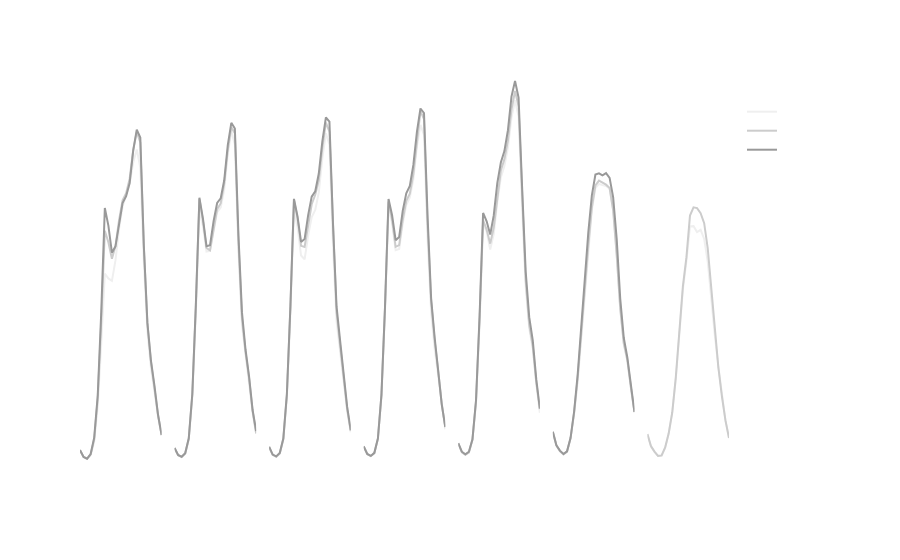

The notebook cell this image was saved under:
### Code cell
t_df = hour_df_lite
newco_template = dict(layout=go.Layout(title_font=dict(family="Courier New", size=22),
                     font = dict(family="Courier New"),
                     font_color = '#ffffff',
                     paper_bgcolor='rgba(0,0,0,0)', ##434343
                     plot_bgcolor='rgba(0,0,0,0)',
                     xaxis = dict(showgrid = False,color = '#ffffff'),
                     yaxis = dict(showgrid = False,color = '#ffffff')))

t_df['Week'] = t_df.Hour.dt.to_period('W').apply(lambda r: r.start_time)
t_df['Day of Week'] = t_df.Hour.dt.day_name()
t_df['Numeric Day of Week'] = t_df.Hour.dt.dayofweek
t_df['Hour of Day'] = t_df.Hour.dt.hour
t_df = t_df[t_df.Sector == 'onroad']
t_df = t_df[t_df.Hour >= '2015-01-05']
t_df = t_df.sort_values(by=['Week','Numeric Day of Week','Hour of Day'])

color_sequence = ['#ffffff','#efefef','#cccccc','#999999']
fig = px.line(t_df[t_df.Sector == 'onroad'],x='Hour of Day',y='tC',color='Week',facet_col='Day of Week',
              color_discrete_sequence = color_sequence)
fig = fig.update_layout(template=newco_template)
fig = fig.for_each_annotation(lambda a: a.update(text=a.text.split("=")[-1]))
fig = fig.update_xaxes(title = "")
fig = fig.update_yaxes(title = "")
fig.write_image('output_images/hourly_onroad_emissions.png')
fig

### Figure 1 — Plotly figure (JSON) as saved in the notebook; plotly's stock layout.template omitted (floating-point values rounded to 4 significant figures)
{"data": [{"hovertemplate": "Week=2015-01-05 00:00:00<br>Day of Week=Monday<br>Hour of Day=%{x}<br>tC=%{y}<extra></extra>", "legendgroup": "2015-01-05 00:00:00", "line": {"color": "#ffffff", "dash": "solid"}, "mode": "lines", "name": "2015-01-05 00:00:00", "orientation": "v", "showlegend": true, "type": "scatter", "x": [0, 1, 2, 3, 4, 5, 6, 7, 8, 9, 10, 11, 12, 13, 14, 15, 16, 17, 18, 19, 20, 21, 22, 23], "xaxis": "x", "y": [2.72, 1.803, 1.582, 2.112, 4.274, 10.23, 21.83, 35.93, 33.68, 30.31, 31.12, 34.55, 37.4, 38.2, 40.49, 45.28, 48.96, 45.11, 28.06, 18.11, 13.44, 12.98, 8.178, 4.981], "yaxis": "y"}, {"hovertemplate": "Week=2015-01-05 00:00:00<br>Day of Week=Tuesday<br>Hour of Day=%{x}<br>tC=%{y}<extra></extra>", "legendgroup": "2015-01-05 00:00:00", "line": {"color": "#ffffff", "dash": "solid"}, "mode": "lines", "name": "2015-01-05 00:00:00", "orientation": "v", "showlegend": false, "type": "scatter", "x": [0, 1, 2, 3, 4, 5, 6, 7, 8, 9, 10, 11, 12, 13, 14, 15, 16, 17, 18, 19, 20, 21, 22, 23], "xaxis": "x2", "y": [3.012, 2.062, 1.868, 2.301, 4.321, 10.29, 22.52, 37.52, 34.88, 31.07, 31.15, 34.31, 37.14, 38.02, 40.2, 45.15, 48.3, 46.73, 31.39, 20.67, 15.77, 12.38, 7.958, 5.107], "yaxis": "y2"}, {"hovertemplate": "Week=2015-01-05 00:00:00<br>Day of Week=Wednesday<br>Hour of Day=%{x}<br>tC=%{y}<extra></extra>", "legendgroup": "2015-01-05 00:00:00", "line": {"color": "#ffffff", "dash": "solid"}, "mode": "lines", "name": "2015-01-05 00:00:00", "orientation": "v", "showlegend": false, "type": "scatter", "x": [0, 1, 2, 3, 4, 5, 6, 7, 8, 9, 10, 11, 12, 13, 14, 15, 16, 17, 18, 19, 20, 21, 22, 23], "xaxis": "x3", "y": [3.123, 2.128, 1.807, 2.267, 4.281, 10.26, 22.26, 37.11, 34.57, 30.85, 31.03, 34.36, 37.09, 37.93, 40.45, 44.95, 48.59, 47.69, 32.7, 21.65, 17.26, 12.93, 8.293, 5.334], "yaxis": "y3"}, {"hovertemplate": "Week=2015-01-05 00:00:00<br>Day of Week=Thursday<br>Hour of Day=%{x}<br>tC=%{y}<extra></extra>", "legendgroup": "2015-01-05 00:00:00", "line": {"color": "#ffffff", "dash": "solid"}, "mode": "lines", "name": "2015-01-05 00:00:00", "orientation": "v", "showlegend": false, "type": "scatter", "x": [0, 1, 2, 3, 4, 5, 6, 7, 8, 9, 10, 11, 12, 13, 14, 15, 16, 17, 18, 19, 20, 21, 22, 23], "xaxis": "x4", "y": [3.227, 2.179, 1.918, 2.338, 4.322, 10.2, 22.16, 37.1, 34.7, 31.05, 31.04, 34.64, 37.5, 38.16, 40.71, 45.78, 49.39, 48.36, 33.07, 22.31, 17.28, 13.49, 8.958, 5.882], "yaxis": "y4"}, {"hovertemplate": "Week=2015-01-05 00:00:00<br>Day of Week=Friday<br>Hour of Day=%{x}<br>tC=%{y}<extra></extra>", "legendgroup": "2015-01-05 00:00:00", "line": {"color": "#ffffff", "dash": "solid"}, "mode": "lines", "name": "2015-01-05 00:00:00", "orientation": "v", "showlegend": false, "type": "scatter", "x": [0, 1, 2, 3, 4, 5, 6, 7, 8, 9, 10, 11, 12, 13, 14, 15, 16, 17, 18, 19, 20, 21, 22, 23], "xaxis": "x5", "y": [3.658, 2.414, 2.086, 2.416, 4.083, 9.383, 20.67, 35.01, 33.91, 31.76, 33.58, 37.93, 41.36, 42.75, 45.87, 50.53, 52.92, 50.74, 37.98, 26.54, 20.32, 17.05, 12.15, 8.202], "yaxis": "y5"}, {"hovertemplate": "Week=2015-01-05 00:00:00<br>Day of Week=Saturday<br>Hour of Day=%{x}<br>tC=%{y}<extra></extra>", "legendgroup": "2015-01-05 00:00:00", "line": {"color": "#ffffff", "dash": "solid"}, "mode": "lines", "name": "2015-01-05 00:00:00", "orientation": "v", "showlegend": false, "type": "scatter", "x": [0, 1, 2, 3, 4, 5, 6, 7, 8, 9, 10, 11, 12, 13, 14, 15, 16, 17, 18, 19, 20, 21, 22, 23], "xaxis": "x6", "y": [5.188, 3.377, 2.578, 2.14, 2.528, 4.27, 7.437, 11.99, 17.71, 24.19, 30.57, 36.2, 39.31, 39.35, 38.9, 38.57, 37.7, 34.03, 28.21, 21.15, 16.7, 14.64, 10.96, 7.472], "yaxis": "y6"}, {"hovertemplate": "Week=2015-01-05 00:00:00<br>Day of Week=Sunday<br>Hour of Day=%{x}<br>tC=%{y}<extra></extra>", "legendgroup": "2015-01-05 00:00:00", "line": {"color": "#ffffff", "dash": "solid"}, "mode": "lines", "name": "2015-01-05 00:00:00", "orientation": "v", "showlegend": false, "type": "scatter", "x": [0, 1, 2, 3, 4, 5, 6, 7, 8, 9, 10, 11, 12, 13, 14, 15, 16, 17, 18, 19, 20, 21, 22, 23], "xaxis": "x7", "y": [4.719, 3.092, 2.391, 1.848, 1.823, 2.882, 4.796, 7.258, 11.45, 17.43, 22.94, 26.63, 32.37, 33.72, 33.47, 32.9, 31.37, 28.49, 22.97, 17.01, 13.03, 9.806, 6.811, 4.367], "yaxis": "y7"}, {"hovertemplate": "Week=2015-01-12 00:00:00<br>Day of Week=Monday<br>Hour of Day=%{x}<br>tC=%{y}<extra></extra>", "legendgroup": "2015-01-12 00:00:00", "line": {"color": "#efefef", "dash": "solid"}, "mode": "lines", "name": "2015-01-12 00:00:00", "orientation": "v", "showlegend": true, "type": "scatter", "x": [0, 1, 2, 3, 4, 5, 6, 7, 8, 9, 10, 11, 12, 13, 14, 15, 16, 17, 18, 19, 20, 21, 22, 23], "xaxis": "x", "y": [2.759, 1.794, 1.517, 2.027, 3.927, 8.899, 17.75, 27.41, 26.75, 26.41, 29.27, 33.65, 36.76, 38.29, 40.03, 42.95, 44.79, 42.25, 29.0, 19.33, 14.23, 10.92, 7.4, 4.811], "yaxis": "y"}, {"hovertemplate": "Week=2015-01-12 00:00:00<br>Day of Week=Tuesday<br>Hour of Day=%{x}<br>tC=%{y}<extra></extra>", "legendgroup": "2015-01-12 00:00:00", "line": {"color": "#efefef", "dash": "solid"}, "mode": "lines", "name": "2015-01-12 00:00:00", "orientation": "v", "showlegend": false, "type": "scatter", "x": [0, 1, 2, 3, 4, 5, 6, 7, 8, 9, 10, 11, 12, 13, 14, 15, 16, 17, 18, 19, 20, 21, 22, 23], "xaxis": "x2", "y": [2.951, 1.991, 1.746, 2.208, 4.186, 10.11, 21.83, 36.35, 34.06, 30.52, 30.62, 33.47, 36.03, 36.67, 39.18, 44.09, 47.34, 45.47, 30.61, 20.23, 15.76, 12.1, 7.932, 5.036], "yaxis": "y2"}, {"hovertemplate": "Week=2015-01-12 00:00:00<br>Day of Week=Wednesday<br>Hour of Day=%{x}<br>tC=%{y}<extra></extra>", "legendgroup": "2015-01-12 00:00:00", "line": {"color": "#efefef", "dash": "solid"}, "mode": "lines", "name": "2015-01-12 00:00:00", "orientation": "v", "showlegend": false, "type": "scatter", "x": [0, 1, 2, 3, 4, 5, 6, 7, 8, 9, 10, 11, 12, 13, 14, 15, 16, 17, 18, 19, 20, 21, 22, 23], "xaxis": "x3", "y": [3.123, 2.108, 1.839, 2.236, 4.19, 10.04, 21.87, 36.3, 33.92, 29.96, 29.43, 32.73, 35.31, 36.34, 38.78, 43.57, 47.03, 45.48, 31.38, 20.8, 16.56, 12.58, 8.211, 5.255], "yaxis": "y3"}, {"hovertemplate": "Week=2015-01-12 00:00:00<br>Day of Week=Thursday<br>Hour of Day=%{x}<br>tC=%{y}<extra></extra>", "legendgroup": "2015-01-12 00:00:00", "line": {"color": "#efefef", "dash": "solid"}, "mode": "lines", "name": "2015-01-12 00:00:00", "orientation": "v", "showlegend": false, "type": "scatter", "x": [0, 1, 2, 3, 4, 5, 6, 7, 8, 9, 10, 11, 12, 13, 14, 15, 16, 17, 18, 19, 20, 21, 22, 23], "xaxis": "x4", "y": [3.208, 2.162, 1.903, 2.322, 4.241, 10.09, 22.07, 36.73, 34.45, 30.7, 30.86, 34.41, 37.06, 38.06, 40.59, 45.18, 48.21, 46.83, 32.24, 22.06, 16.89, 13.12, 8.766, 5.652], "yaxis": "y4"}, {"hovertemplate": "Week=2015-01-12 00:00:00<br>Day of Week=Friday<br>Hour of Day=%{x}<br>tC=%{y}<extra></extra>", "legendgroup": "2015-01-12 00:00:00", "line": {"color": "#efefef", "dash": "solid"}, "mode": "lines", "name": "2015-01-12 00:00:00", "orientation": "v", "showlegend": false, "type": "scatter", "x": [0, 1, 2, 3, 4, 5, 6, 7, 8, 9, 10, 11, 12, 13, 14, 15, 16, 17, 18, 19, 20, 21, 22, 23], "xaxis": "x5", "y": [3.595, 2.401, 2.118, 2.37, 4.113, 9.328, 20.39, 34.47, 33.32, 30.78, 32.94, 37.42, 40.87, 42.47, 45.03, 49.24, 51.66, 49.38, 36.72, 25.57, 19.76, 16.93, 11.99, 7.977], "yaxis": "y5"}, {"hovertemplate": "Week=2015-01-12 00:00:00<br>Day of Week=Saturday<br>Hour of Day=%{x}<br>tC=%{y}<extra></extra>", "legendgroup": "2015-01-12 00:00:00", "line": {"color": "#efefef", "dash": "solid"}, "mode": "lines", "name": "2015-01-12 00:00:00", "orientation": "v", "showlegend": false, "type": "scatter", "x": [0, 1, 2, 3, 4, 5, 6, 7, 8, 9, 10, 11, 12, 13, 14, 15, 16, 17, 18, 19, 20, 21, 22, 23], "xaxis": "x6", "y": [5.214, 3.344, 2.576, 2.136, 2.542, 4.408, 7.781, 12.33, 18.31, 24.65, 30.86, 36.32, 39.38, 39.96, 39.79, 39.67, 39.3, 36.34, 30.07, 22.54, 17.49, 15.23, 11.56, 7.977], "yaxis": "y6"}, {"hovertemplate": "Week=2015-01-12 00:00:00<br>Day of Week=Sunday<br>Hour of Day=%{x}<br>tC=%{y}<extra></extra>", "legendgroup": "2015-01-12 00:00:00", "line": {"color": "#efefef", "dash": "solid"}, "mode": "lines", "name": "2015-01-12 00:00:00", "orientation": "v", "showlegend": false, "type": "scatter", "x": [0, 1, 2, 3, 4, 5, 6, 7, 8, 9, 10, 11, 12, 13, 14, 15, 16, 17, 18, 19, 20, 21, 22, 23], "xaxis": "x7", "y": [5.001, 3.204, 2.509, 1.936, 1.966, 3.07, 5.031, 8.033, 12.65, 18.94, 25.18, 29.16, 34.01, 34.06, 33.24, 33.55, 32.27, 29.12, 23.78, 18.78, 14.42, 10.29, 6.916, 4.489], "yaxis": "y7"}, {"hovertemplate": "Week=2015-01-19 00:00:00<br>Day of Week=Monday<br>Hour of Day=%{x}<br>tC=%{y}<extra></extra>", "legendgroup": "2015-01-19 00:00:00", "line": {"color": "#cccccc", "dash": "solid"}, "mode": "lines", "name": "2015-01-19 00:00:00", "orientation": "v", "showlegend": true, "type": "scatter", "x": [0, 1, 2, 3, 4, 5, 6, 7, 8, 9, 10, 11, 12, 13, 14, 15, 16, 17, 18, 19, 20, 21, 22, 23], "xaxis": "x", "y": [2.716, 1.825, 1.558, 2.126, 4.267, 9.97, 20.83, 33.4, 31.82, 29.51, 31.27, 34.86, 37.67, 38.68, 40.69, 44.73, 47.21, 45.76, 31.14, 20.35, 15.14, 11.64, 7.628, 4.927], "yaxis": "y"}, {"hovertemplate": "Week=2015-01-19 00:00:00<br>Day of Week=Tuesday<br>Hour of Day=%{x}<br>tC=%{y}<extra></extra>", "legendgroup": "2015-01-19 00:00:00", "line": {"color": "#cccccc", "dash": "solid"}, "mode": "lines", "name": "2015-01-19 00:00:00", "orientation": "v", "showlegend": false, "type": "scatter", "x": [0, 1, 2, 3, 4, 5, 6, 7, 8, 9, 10, 11, 12, 13, 14, 15, 16, 17, 18, 19, 20, 21, 22, 23], "xaxis": "x2", "y": [3.053, 2.055, 1.837, 2.305, 4.343, 10.49, 22.83, 37.87, 34.84, 31.01, 30.67, 33.78, 36.43, 37.23, 40.02, 44.68, 47.89, 47.03, 31.9, 21.2, 16.44, 12.81, 8.203, 5.103], "yaxis": "y2"}, {"hovertemplate": "Week=2015-01-19 00:00:00<br>Day of Week=Wednesday<br>Hour of Day=%{x}<br>tC=%{y}<extra></extra>", "legendgroup": "2015-01-19 00:00:00", "line": {"color": "#cccccc", "dash": "solid"}, "mode": "lines", "name": "2015-01-19 00:00:00", "orientation": "v", "showlegend": false, "type": "scatter", "x": [0, 1, 2, 3, 4, 5, 6, 7, 8, 9, 10, 11, 12, 13, 14, 15, 16, 17, 18, 19, 20, 21, 22, 23], "xaxis": "x3", "y": [3.132, 2.101, 1.842, 2.327, 4.332, 10.45, 22.83, 37.73, 35.21, 31.31, 31.16, 34.22, 37.12, 38.45, 40.48, 45.01, 48.53, 47.27, 33.21, 22.06, 17.45, 13.35, 8.447, 5.457], "yaxis": "y3"}, {"hovertemplate": "Week=2015-01-19 00:00:00<br>Day of Week=Thursday<br>Hour of Day=%{x}<br>tC=%{y}<extra></extra>", "legendgroup": "2015-01-19 00:00:00", "line": {"color": "#cccccc", "dash": "solid"}, "mode": "lines", "name": "2015-01-19 00:00:00", "orientation": "v", "showlegend": false, "type": "scatter", "x": [0, 1, 2, 3, 4, 5, 6, 7, 8, 9, 10, 11, 12, 13, 14, 15, 16, 17, 18, 19, 20, 21, 22, 23], "xaxis": "x4", "y": [3.302, 2.211, 1.937, 2.341, 4.358, 10.45, 22.53, 37.47, 34.98, 31.16, 31.4, 34.96, 37.61, 38.61, 41.37, 46.08, 50.14, 49.03, 34.31, 23.56, 18.04, 13.87, 9.165, 5.996], "yaxis": "y4"}, {"hovertemplate": "Week=2015-01-19 00:00:00<br>Day of Week=Friday<br>Hour of Day=%{x}<br>tC=%{y}<extra></extra>", "legendgroup": "2015-01-19 00:00:00", "line": {"color": "#cccccc", "dash": "solid"}, "mode": "lines", "name": "2015-01-19 00:00:00", "orientation": "v", "showlegend": false, "type": "scatter", "x": [0, 1, 2, 3, 4, 5, 6, 7, 8, 9, 10, 11, 12, 13, 14, 15, 16, 17, 18, 19, 20, 21, 22, 23], "xaxis": "x5", "y": [3.711, 2.477, 2.119, 2.443, 4.236, 9.55, 20.97, 34.92, 33.58, 31.62, 33.87, 38.32, 41.86, 43.39, 46.07, 50.37, 52.95, 50.81, 37.92, 26.52, 20.26, 17.3, 12.18, 8.501], "yaxis": "y5"}, {"hovertemplate": "Week=2015-01-19 00:00:00<br>Day of Week=Saturday<br>Hour of Day=%{x}<br>tC=%{y}<extra></extra>", "legendgroup": "2015-01-19 00:00:00", "line": {"color": "#cccccc", "dash": "solid"}, "mode": "lines", "name": "2015-01-19 00:00:00", "orientation": "v", "showlegend": false, "type": "scatter", "x": [0, 1, 2, 3, 4, 5, 6, 7, 8, 9, 10, 11, 12, 13, 14, 15, 16, 17, 18, 19, 20, 21, 22, 23], "xaxis": "x6", "y": [5.312, 3.447, 2.616, 2.196, 2.561, 4.437, 7.996, 12.83, 19.02, 25.49, 31.38, 36.68, 39.75, 40.43, 40.15, 39.86, 39.39, 36.28, 30.01, 22.54, 17.67, 15.38, 11.51, 8.09], "yaxis": "y6"}, {"hovertemplate": "Week=2015-01-19 00:00:00<br>Day of Week=Sunday<br>Hour of Day=%{x}<br>tC=%{y}<extra></extra>", "legendgroup": "2015-01-19 00:00:00", "line": {"color": "#cccccc", "dash": "solid"}, "mode": "lines", "name": "2015-01-19 00:00:00", "orientation": "v", "showlegend": false, "type": "scatter", "x": [0, 1, 2, 3, 4, 5, 6, 7, 8, 9, 10, 11, 12, 13, 14, 15, 16, 17, 18, 19, 20, 21, 22, 23], "xaxis": "x7", "y": [5.0, 3.335, 2.55, 1.956, 2.025, 3.127, 5.105, 8.013, 12.93, 19.45, 25.64, 29.72, 35.53, 36.69, 36.58, 35.88, 34.47, 31.0, 25.43, 19.23, 14.33, 10.28, 6.912, 4.437], "yaxis": "y7"}, {"hovertemplate": "Week=2015-01-26 00:00:00<br>Day of Week=Monday<br>Hour of Day=%{x}<br>tC=%{y}<extra></extra>", "legendgroup": "2015-01-26 00:00:00", "line": {"color": "#999999", "dash": "solid"}, "mode": "lines", "name": "2015-01-26 00:00:00", "orientation": "v", "showlegend": true, "type": "scatter", "x": [0, 1, 2, 3, 4, 5, 6, 7, 8, 9, 10, 11, 12, 13, 14, 15, 16, 17, 18, 19, 20, 21, 22, 23], "xaxis": "x", "y": [2.768, 1.794, 1.557, 2.214, 4.491, 10.43, 22.16, 36.6, 34.13, 30.36, 31.23, 34.51, 37.3, 38.25, 40.08, 44.61, 47.55, 46.45, 31.28, 20.58, 15.25, 11.73, 7.7, 4.85], "yaxis": "y"}, {"hovertemplate": "Week=2015-01-26 00:00:00<br>Day of Week=Tuesday<br>Hour of Day=%{x}<br>tC=%{y}<extra></extra>", "legendgroup": "2015-01-26 00:00:00", "line": {"color": "#999999", "dash": "solid"}, "mode": "lines", "name": "2015-01-26 00:00:00", "orientation": "v", "showlegend": false, "type": "scatter", "x": [0, 1, 2, 3, 4, 5, 6, 7, 8, 9, 10, 11, 12, 13, 14, 15, 16, 17, 18, 19, 20, 21, 22, 23], "xaxis": "x2", "y": [3.074, 2.088, 1.826, 2.331, 4.415, 10.61, 23.07, 38.04, 35.11, 31.26, 31.41, 34.75, 37.3, 37.93, 40.47, 45.37, 48.5, 47.71, 32.89, 22.0, 16.82, 13.05, 8.366, 5.421], "yaxis": "y2"}, {"hovertemplate": "Week=2015-01-26 00:00:00<br>Day of Week=Wednesday<br>Hour of Day=%{x}<br>tC=%{y}<extra></extra>", "legendgroup": "2015-01-26 00:00:00", "line": {"color": "#999999", "dash": "solid"}, "mode": "lines", "name": "2015-01-26 00:00:00", "orientation": "v", "showlegend": false, "type": "scatter", "x": [0, 1, 2, 3, 4, 5, 6, 7, 8, 9, 10, 11, 12, 13, 14, 15, 16, 17, 18, 19, 20, 21, 22, 23], "xaxis": "x3", "y": [3.234, 2.138, 1.885, 2.362, 4.372, 10.6, 22.91, 37.87, 35.41, 31.85, 32.25, 35.6, 38.19, 38.93, 41.41, 45.9, 49.24, 48.68, 34.34, 22.83, 18.1, 13.58, 8.795, 5.539], "yaxis": "y3"}, {"hovertemplate": "Week=2015-01-26 00:00:00<br>Day of Week=Thursday<br>Hour of Day=%{x}<br>tC=%{y}<extra></extra>", "legendgroup": "2015-01-26 00:00:00", "line": {"color": "#999999", "dash": "solid"}, "mode": "lines", "name": "2015-01-26 00:00:00", "orientation": "v", "showlegend": false, "type": "scatter", "x": [0, 1, 2, 3, 4, 5, 6, 7, 8, 9, 10, 11, 12, 13, 14, 15, 16, 17, 18, 19, 20, 21, 22, 23], "xaxis": "x4", "y": [3.287, 2.226, 1.951, 2.376, 4.368, 10.48, 22.73, 37.86, 35.58, 32.1, 32.55, 36.2, 38.66, 39.67, 42.62, 47.24, 50.5, 49.87, 35.48, 24.02, 18.5, 14.25, 9.162, 5.963], "yaxis": "y4"}, {"hovertemplate": "Week=2015-01-26 00:00:00<br>Day of Week=Friday<br>Hour of Day=%{x}<br>tC=%{y}<extra></extra>", "legendgroup": "2015-01-26 00:00:00", "line": {"color": "#999999", "dash": "solid"}, "mode": "lines", "name": "2015-01-26 00:00:00", "orientation": "v", "showlegend": false, "type": "scatter", "x": [0, 1, 2, 3, 4, 5, 6, 7, 8, 9, 10, 11, 12, 13, 14, 15, 16, 17, 18, 19, 20, 21, 22, 23], "xaxis": "x5", "y": [3.732, 2.534, 2.168, 2.528, 4.266, 9.729, 21.43, 35.91, 34.74, 32.88, 35.56, 40.08, 42.96, 44.54, 47.48, 52.16, 54.35, 52.03, 39.46, 27.74, 21.34, 18.08, 12.61, 8.559], "yaxis": "y5"}, {"hovertemplate": "Week=2015-01-26 00:00:00<br>Day of Week=Saturday<br>Hour of Day=%{x}<br>tC=%{y}<extra></extra>", "legendgroup": "2015-01-26 00:00:00", "line": {"color": "#999999", "dash": "solid"}, "mode": "lines", "name": "2015-01-26 00:00:00", "orientation": "v", "showlegend": false, "type": "scatter", "x": [0, 1, 2, 3, 4, 5, 6, 7, 8, 9, 10, 11, 12, 13, 14, 15, 16, 17, 18, 19, 20, 21, 22, 23], "xaxis": "x6", "y": [5.328, 3.436, 2.684, 2.21, 2.591, 4.485, 8.154, 13.3, 19.94, 26.79, 33.21, 38.37, 41.27, 41.44, 41.16, 41.47, 40.81, 38.11, 32.28, 23.9, 18.43, 15.7, 11.97, 8.103], "yaxis": "y6"}], "layout": {"annotations": [{"font": {}, "showarrow": false, "text": "Monday", "x": 0.06286, "xanchor": "center", "xref": "paper", "y": 1, "yanchor": "bottom", "yref": "paper"}, {"font": {}, "showarrow": false, "text": "Tuesday", "x": 0.2086, "xanchor": "center", "xref": "paper", "y": 1, "yanchor": "bottom", "yref": "paper"}, {"font": {}, "showarrow": false, "text": "Wednesday", "x": 0.3543, "xanchor": "center", "xref": "paper", "y": 1, "yanchor": "bottom", "yref": "paper"}, {"font": {}, "showarrow": false, "text": "Thursday", "x": 0.5, "xanchor": "center", "xref": "paper", "y": 1, "yanchor": "bottom", "yref": "paper"}, {"font": {}, "showarrow": false, "text": "Friday", "x": 0.6457, "xanchor": "center", "xref": "paper", "y": 1, "yanchor": "bottom", "yref": "paper"}, {"font": {}, "showarrow": false, "text": "Saturday", "x": 0.7914, "xanchor": "center", "xref": "paper", "y": 1, "yanchor": "bottom", "yref": "paper"}, {"font": {}, "showarrow": false, "text": "Sunday", "x": 0.9371, "xanchor": "center", "xref": "paper", "y": 1, "yanchor": "bottom", "yref": "paper"}], "legend": {"title": {"text": "Week"}, "tracegroupgap": 0}, "margin": {"t": 60}, "xaxis": {"anchor": "y", "domain": [0, 0.1257], "title": {"text": ""}}, "xaxis2": {"anchor": "y2", "domain": [0.1457, 0.2714], "matches": "x", "title": {"text": ""}}, "xaxis3": {"anchor": "y3", "domain": [0.2914, 0.4171], "matches": "x", "title": {"text": ""}}, "xaxis4": {"anchor": "y4", "domain": [0.4371, 0.5629], "matches": "x", "title": {"text": ""}}, "xaxis5": {"anchor": "y5", "domain": [0.5829, 0.7086], "matches": "x", "title": {"text": ""}}, "xaxis6": {"anchor": "y6", "domain": [0.7286, 0.8543], "matches": "x", "title": {"text": ""}}, "xaxis7": {"anchor": "y7", "domain": [0.8743, 1.0], "matches": "x", "title": {"text": ""}}, "yaxis": {"anchor": "x", "domain": [0, 1], "title": {"text": ""}}, "yaxis2": {"anchor": "x2", "domain": [0, 1], "matches": "y", "showticklabels": false, "title": {"text": ""}}, "yaxis3": {"anchor": "x3", "domain": [0, 1], "matches": "y", "showticklabels": false, "title": {"text": ""}}, "yaxis4": {"anchor": "x4", "domain": [0, 1], "matches": "y", "showticklabels": false, "title": {"text": ""}}, "yaxis5": {"anchor": "x5", "domain": [0, 1], "matches": "y", "showticklabels": false, "title": {"text": ""}}, "yaxis6": {"anchor": "x6", "domain": [0, 1], "matches": "y", "showticklabels": false, "title": {"text": ""}}, "yaxis7": {"anchor": "x7", "domain": [0, 1], "matches": "y", "showticklabels": false, "title": {"text": ""}}}}
